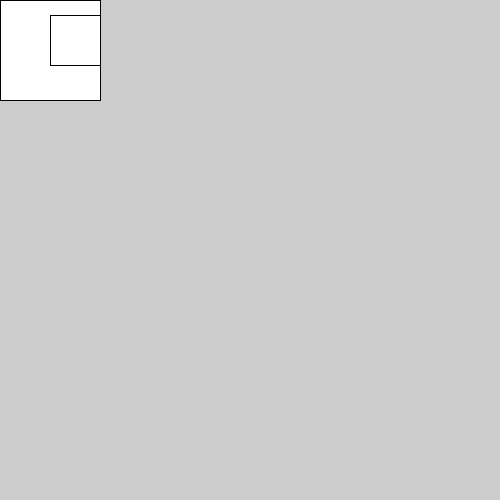
Frame 1 (no input)
Frame 60 (the mouse pressed at the canvas centre just before this capture): identical to frame 1, image omitted
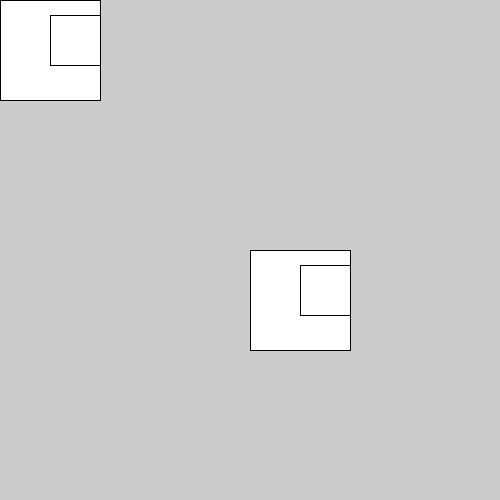
Frame 120 (the mouse held since frame 60 and released just before this capture)

The Processing sketch that drew these frames (run headless with seeded random() and noise(); from frame 60 on, the mouse is pressed at the canvas centre):

// Processing sketch: Multiple_Translasi
// ── Multiple_Translasi.pde
void setup() {
  size(500, 500);
}

void draw(){
  translate(mouseX, mouseY);
  rect(0,0,100,100);
  translate(50, 15);
  rect(0,0, 50,50);
}
